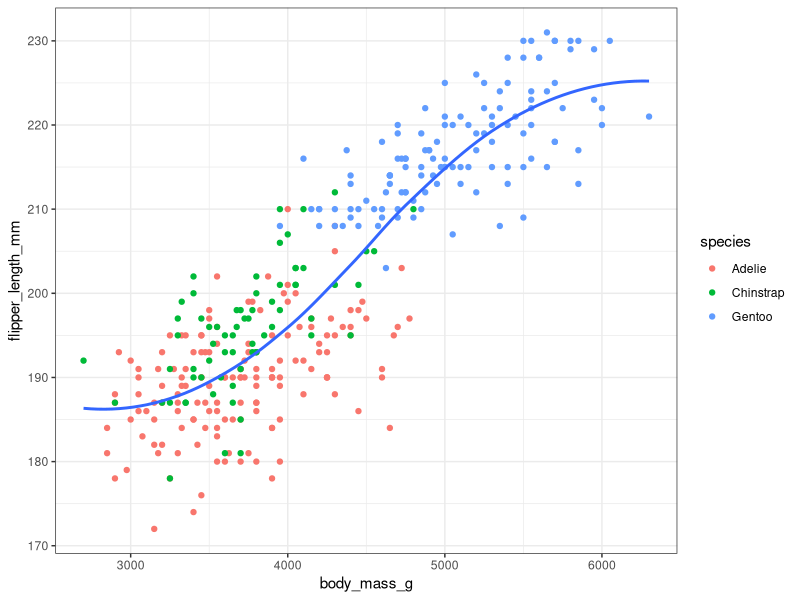
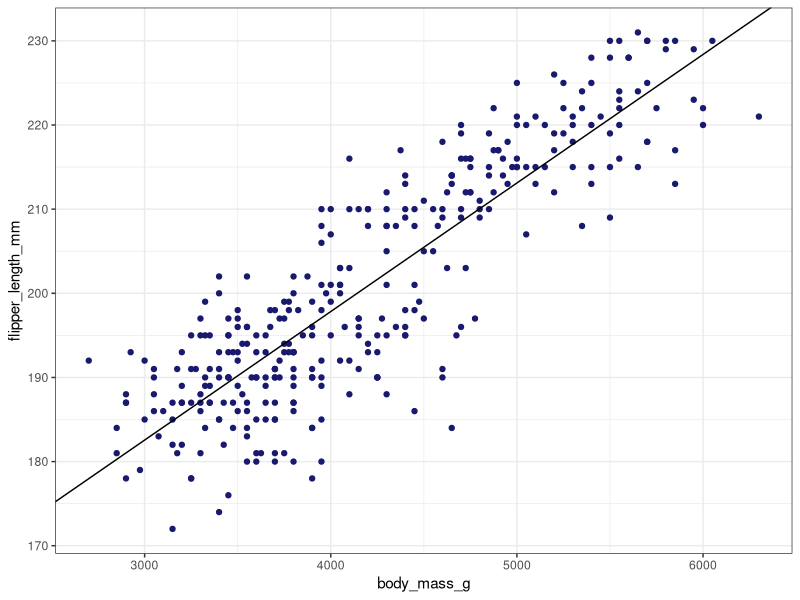
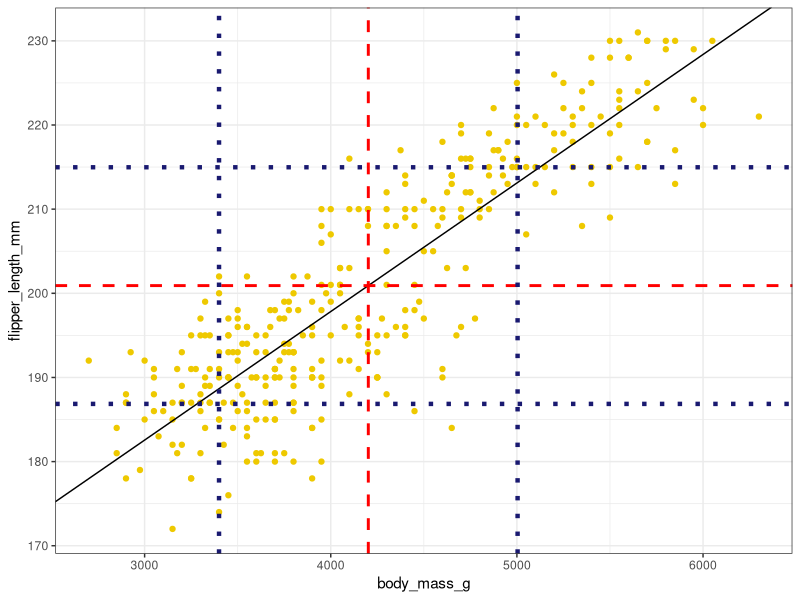
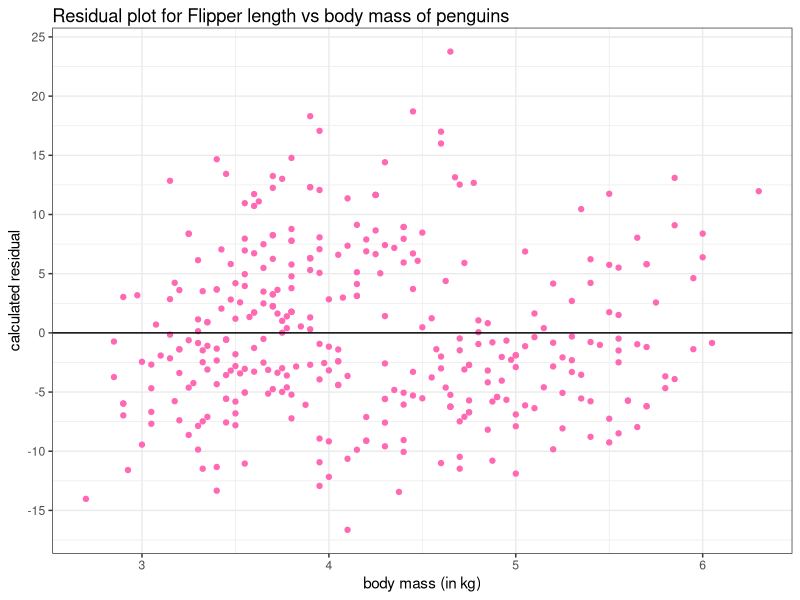

Generate these figures, in order, with R:
#Palmer Penguins data analysis- Statistical analysis vs ML
#Author- Shefali C.
#Last Updated- August 8, 2023

library(tidyverse)
library(palmerpenguins)

#data
penguins <- penguins

#scatter plot for flipper length vs body mass
ggplot(data = penguins, aes(x = body_mass_g, y = flipper_length_mm))+
  geom_point(aes(color = species), na.rm = T)+
  geom_smooth(se = F, na.rm = T)+
  theme_bw()

#penguins dataframe subset
penguins2 <- penguins %>% 
                select(species, flipper_length_mm, body_mass_g) %>% 
                drop_na()

## X- body mass in grams; Y - flipper length in mm

#calculating the mean and standard deviation of body mass and flipper length
mean_body_mass <- mean(penguins2$body_mass_g)
mean_flipper_len <- mean(penguins2$flipper_length_mm)

sd_body_mass <- sd(penguins2$body_mass_g)
sd_flipper_len <- sd(penguins2$flipper_length_mm)

#total number of species
n <- nrow(penguins2)

sum_zscores = 0

#calcualte correlation coefficient r
for (i in 1:n) {
  zscore_x = (penguins2$body_mass_g[i] - mean_body_mass)/sd_body_mass
  zscore_y = (penguins2$flipper_length_mm[i] - mean_flipper_len)/sd_flipper_len
  sum_zscores = sum_zscores + zscore_x*zscore_y
}

#Corr coefficient
r = sum_zscores/(n-1)

#slope of the line
m = r * (sd_flipper_len/sd_body_mass)

#Calculating y-intercept

#y_mean = m*x_mean + b
b = mean_flipper_len - (m*mean_body_mass)

#plotting the regression line
ggplot(data = penguins2, aes(x = body_mass_g, y = flipper_length_mm))+
  geom_point(color = "midnightblue")+
  geom_abline(slope = m, intercept = b, color = "black")+
  theme_bw()

#same plot with (xmean,ymean), and standard deviation lines
ggplot(data = penguins2, aes(x = body_mass_g, y = flipper_length_mm))+
  geom_point(color = "gold2")+
  geom_abline(slope = m, intercept = b, color = "black")+
  #dotted line passing through mean body mass
  geom_vline(xintercept = mean_body_mass, linetype = "dashed", color = "red",
             linewidth = 1)+
  #dotted line passing through mean flipper length
  geom_hline(yintercept = mean_flipper_len, linetype = "dashed", color = "red",
             linewidth = 1)+
  #line for 1 stardard deviation below and above the mean body mass
  geom_vline(xintercept = mean_body_mass + sd_body_mass, linetype = "dotted",
             color = "midnightblue", linewidth = 1.5)+
  geom_vline(xintercept = mean_body_mass - sd_body_mass, linetype = "dotted",
             color = "midnightblue", linewidth = 1.5)+
  #lines for 1 sd above and below the mean flipper length
  geom_hline(yintercept = mean_flipper_len + sd_flipper_len, linetype = "dotted",
             color = "midnightblue", linewidth = 1.5)+
  geom_hline(yintercept = mean_flipper_len - sd_flipper_len, linetype = "dotted",
             color = "midnightblue", linewidth = 1.5)+
  theme_bw()


#Data prep to create residual plot

#Equation for the regression line is: 
#predicted <- m*body_mass + b

y_predicted <- c()

for (i in 1:n) {
  predicted_length <- m*penguins2$body_mass_g[i] + b
  y_predicted <- append(y_predicted, predicted_length)
  
}

#create a dataframe with original body mass and predicted flipper length
predicted_data <- data.frame(species = penguins2$species,
                             original_body_mass = penguins2$body_mass_g,
                             original_flipper_length = penguins2$flipper_length_mm,
                             predicted_flipper_length = y_predicted)

#adding a colum with residual values
predicted_data <- predicted_data %>% 
                    mutate(residual = predicted_flipper_length - original_flipper_length)


#Residual plot

ggplot(data = predicted_data, aes(x = original_body_mass/1000, y = residual))+
  geom_point(color = "hotpink")+
  #scale_y_continuous(breaks = seq(-25, 25, 5))+
  #ylim(-25,25)+
  scale_y_continuous(breaks = seq(-25, 25, by = 5), 
                     labels = seq(-25,25,by = 5))+
  geom_hline(yintercept = 0, color = "black")+
  labs(title = "Residual plot for Flipper length vs body mass of penguins",
       x = "body mass (in kg)",
       y = "calculated residual")+
  theme_bw()+
  theme(plot.title = element_text(margin = margin(0.5,0,1,0)))